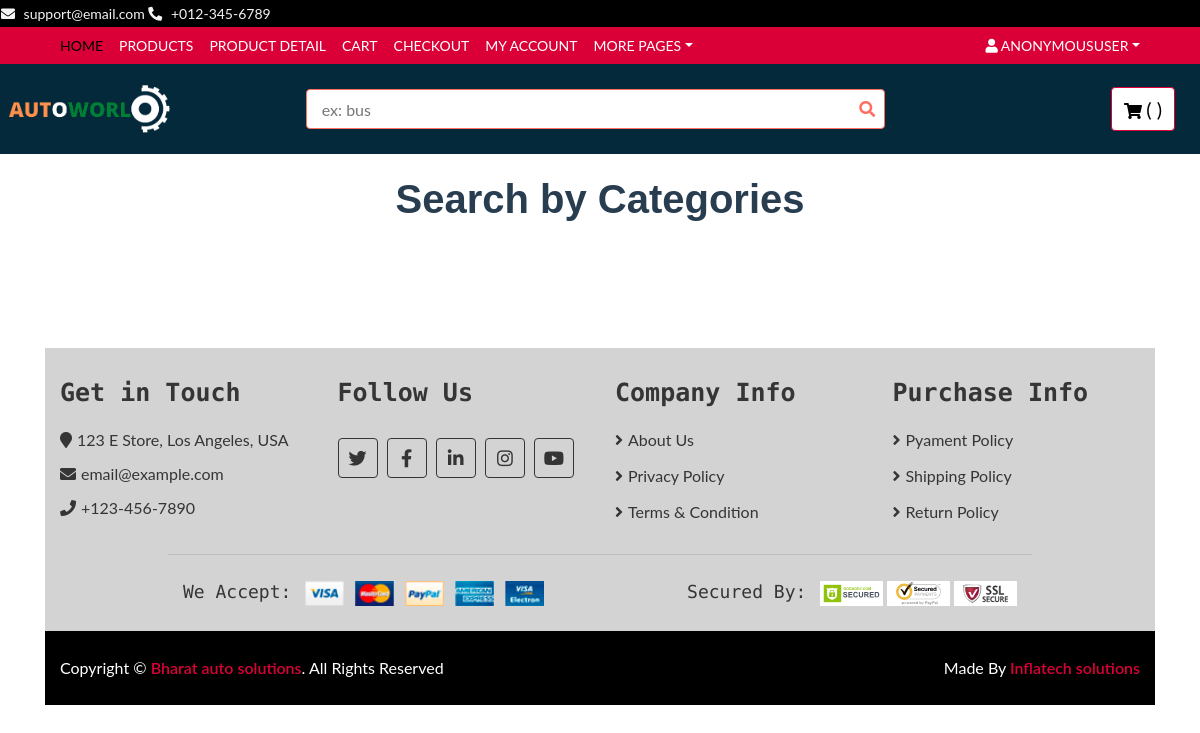
The page /year/12-4-1994/2/ on the database as committed earlier.
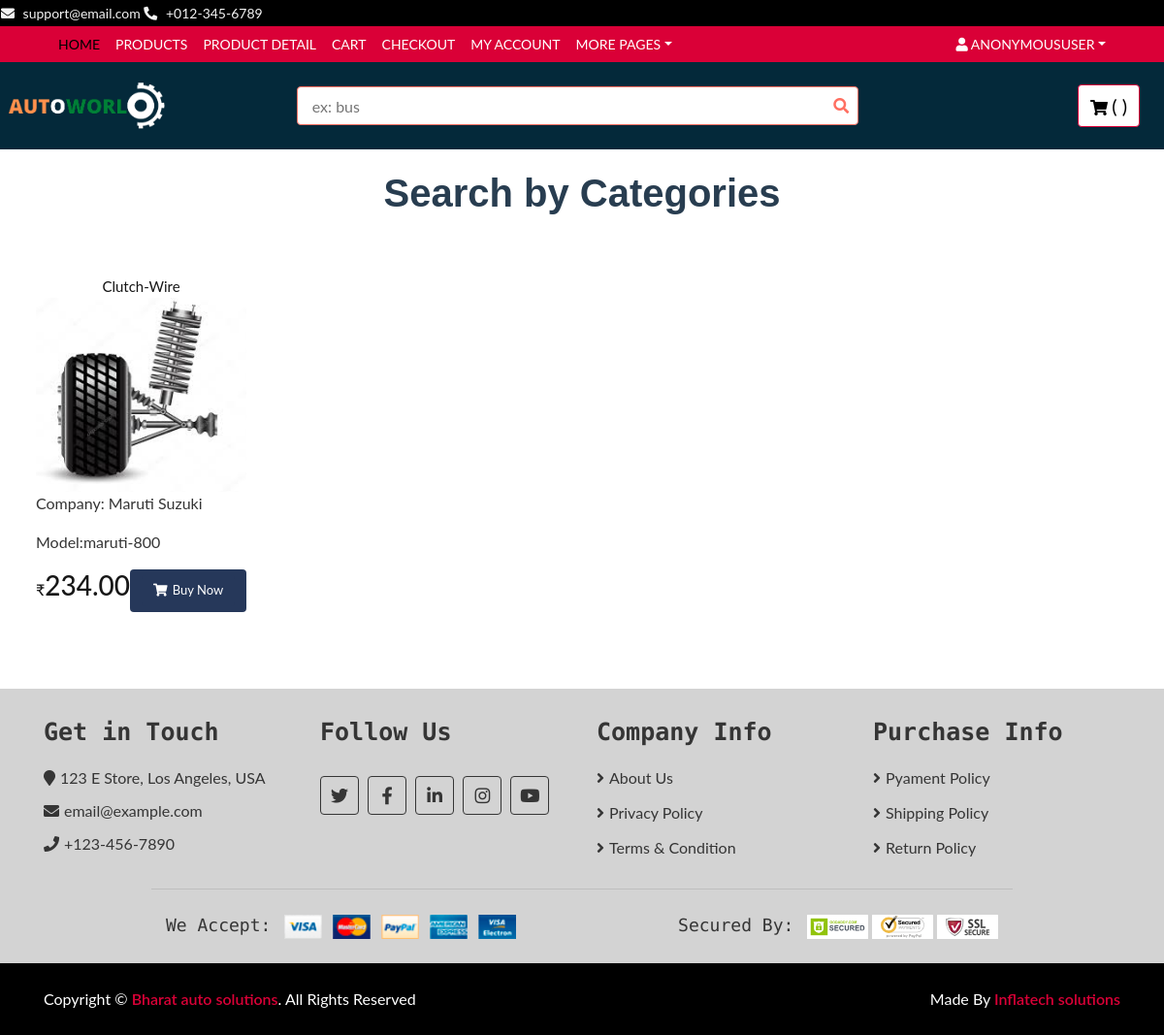
The same page on the database as committed later.
### base/models.py (models this page shows, shortened)
class Product(models.Model):
    vehicaltype=models.ForeignKey(TypeOfVehicle, blank=False, on_delete=models.RESTRICT)
    manufacturer=models.ForeignKey(Manufacturer, blank=False, on_delete=models.RESTRICT)
    vmodel=models.ForeignKey(CarModel, blank=False, on_delete=models.RESTRICT)
    myear=models.ForeignKey(Year, on_delete=models.RESTRICT)
    category=models.ForeignKey(Category, on_delete=models.RESTRICT)
    title=models.CharField(max_length=255, help_text=('required'))
    desc=models.TextField(blank=True, null=True, verbose_name=('desciptions'))
    regular_price=models.DecimalField(max_digits=5, decimal_places=2)
    descount_price=models.DecimalField(max_digits=5, decimal_places=2, blank=True )
    is_active=models.BooleanField(default=True)
    slug=models.SlugField(blank=True, null=True)
    def __str__(self):
        return str(self.title)

class ProductImage(models.Model):
    product=models.ForeignKey(Product, on_delete=models.CASCADE, related_name="product_image")
    image=models.ImageField(
        verbose_name='image',
        help_text="upload a product image",
        upload_to="images/",
        null=True,
        blank=True,
    )
    is_feature=models.BooleanField(default=False)
    created_at=models.DateTimeField(auto_now=True)

class Manufacturer(models.Model):
    name_of_Manufacturer=models.CharField(max_length=200, unique=True, blank=False)
    vehicaltype=models.ForeignKey(TypeOfVehicle, on_delete=models.RESTRICT)
    slug=models.SlugField(blank=True, null=True)
    def __str__(self):
        return str(self.name_of_Manufacturer)

class CarModel(models.Model):
    manufacturer = models.ForeignKey(Manufacturer, on_delete=models.RESTRICT)
    model_name=models.CharField(max_length=200, blank=False, unique=True)
    slug=models.SlugField(blank=True, null=True)
    def __str__(self):
        return str(self.model_name)

### base/views.py (the view)
# urls.py: path('year/<slug:slug>/<str:pk>/', views.myear, name='myear'),
def myear(request, slug=None, pk=None, *args, **kwargs):
    print(slug)
    print(pk)
    products=Product.objects.filter(myear=pk)
    print(product)
    ye=Year.objects.filter(carmodel=pk)
    print(ye)
    return render(request, 'models.html', {'year': ye , 'pro':products})

### templates/models.html (shortened to what this page needs)
{% extends 'base.html' %}
{% block content %}
{% if page == 'model' %}
<div class="container">
    <div class="product">
        <div class="section-header">
            <h1>Search by Categories</h1>
        </div>
        <div class="row">
            {% for i in vmodel %}
            <div class="col-md-3">
                <a href="{% url 'myear' slug=i.slug pk=i.id %}">
                    <div class="shadow-lg p-3 mb-5 bg-white rounded">{{i}}</div>
                </a>
            </div>
            {% endfor %}
        </div>
        </div>
    </div>
{% else %}
    <div class="container">
        <div class="product">
            <div class="section-header">
                <h1>Search by Categories</h1>
            </div>
            <div class="row">
                    {% for i in pro %}
                    <div class="product-item">
                        <div class="product-title">
                            <a href="#">{{i}}</a>
                        </div>
                        {% for image in i.product_image.all %}
                        {% if image.is_feature %}
                        <div class="product-image">
                            <a href="{% url 'product' pk=i.id %}">
                                <img src="{{ image.image.url }}" alt="Product Image" height="200px" width="50px">
                            </a>
                        </div>
                        {% endif %}
                        {% endfor %}
                        <div>
                            <p>Company: {{i.manufacturer}}</p>
                            <p>Model:{{i.vmodel}}</p>
                        </div>
                        <div class="product-price">
                            <h3><span>&#8377</span>{{i.regular_price}}</h3>
                            <button data-product="{{i.id}}" data-action="add" class="btn update-cart">
                            <a class="btn" href=""><i class="fa fa-shopping-cart"></i>Buy Now</a>
                            </button>
                        </div>
                    </div>
                </div>
                    {% endfor %}
<br>
<br>
<br>
                </div>
            </div>
{% endif %}
{% endblock %}

Rows that differ between the two databases and show on the page:
added Product: title "Clutch-Wire", manufacturer "Maruti Suzuki", vmodel "maruti-800", regular_price "234.00"
added ProductImage: image (picture)
